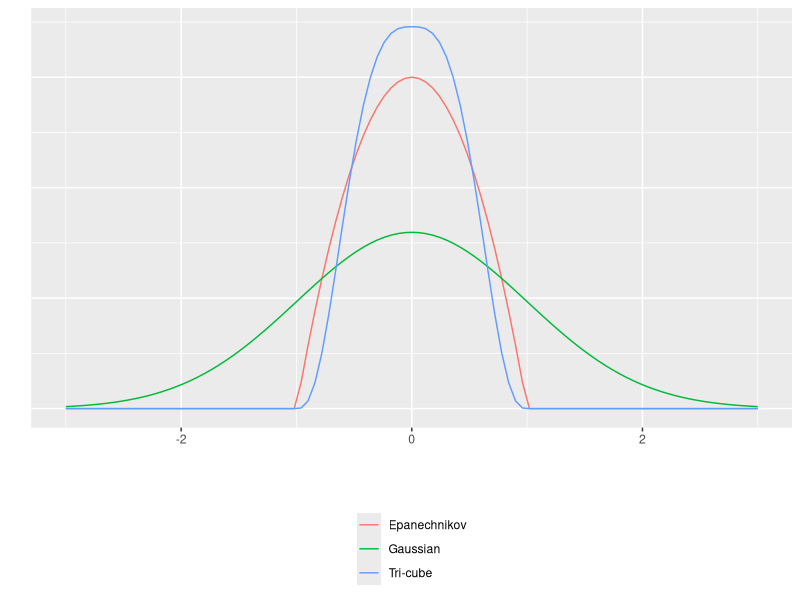

The R source for this figure:
## ---- chunk 1
knitr::opts_chunk$set(
  collapse = TRUE,
  comment = "#>"
)
require(ggplot2)
## ---- chunk 2
ggplot(data.frame(x=c(-3, 3)), aes(x)) +
  stat_function(fun=function(x) ifelse(abs(x)<=1, 3/4*(1 - x^2), 0), aes(colour="Epanechnikov")) +
  stat_function(fun=function(x) sqrt(2*pi)^-1*exp(-1/2*x^2), aes(colour="Gaussian")) +
  stat_function(fun=function(x) ifelse(abs(x)<=1, (1 - abs(x)^3)^3, 0)/1.1571, aes(colour="Tri-cube")) +
  ylab("") + xlab("") + labs(color = "") + 
  theme(legend.position="bottom", 
        legend.direction="vertical",
        axis.text.y = element_blank(),
        axis.ticks.y = element_blank()) 
